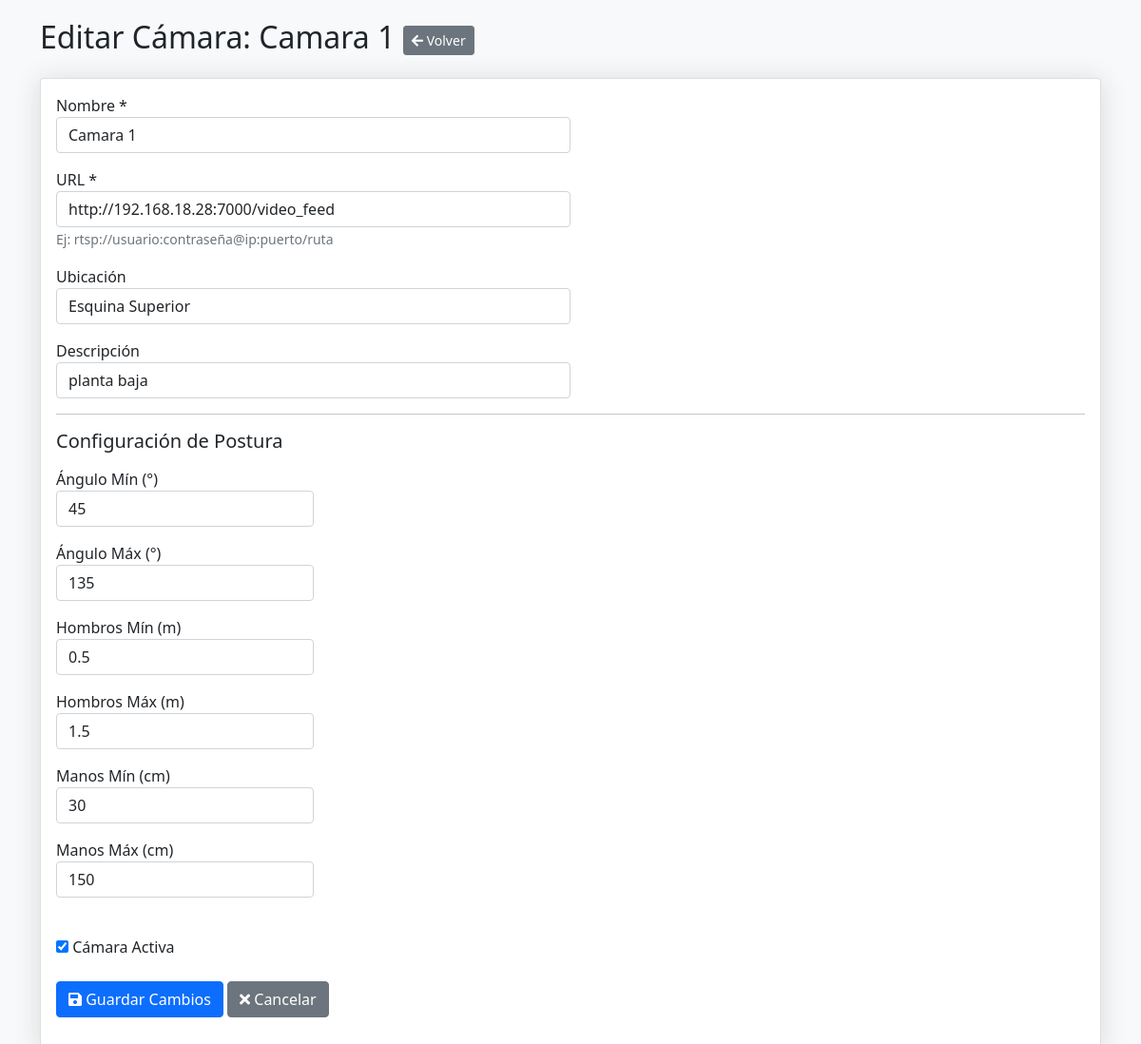
Page /camaras/edit/1 on the earlier database version.
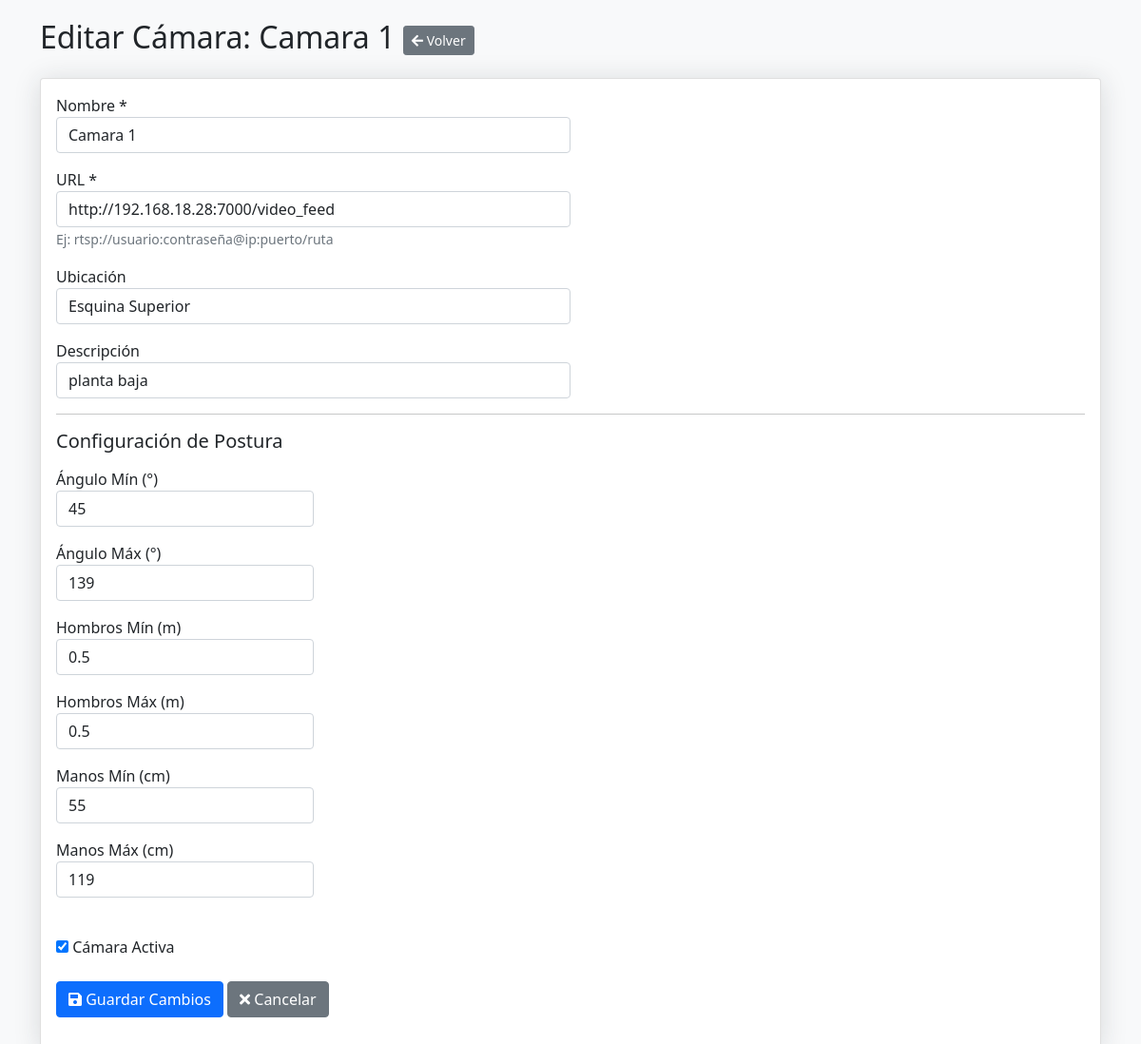
Same page on the later database version.
### tables this page shows
CREATE TABLE camaras (
                id INTEGER PRIMARY KEY AUTOINCREMENT,
                nombre TEXT NOT NULL,
                url TEXT UNIQUE NOT NULL,
                descripcion TEXT,
                angulo_min INTEGER NOT NULL DEFAULT 45,  -- Ángulo mínimo en grados
                angulo_max INTEGER NOT NULL DEFAULT 135, -- Ángulo máximo en grados
                hombros_min REAL NOT NULL DEFAULT 0.5,    -- Distancia mínima entre hombros
                hombros_max REAL NOT NULL DEFAULT 1.5,   -- Distancia máxima entre hombros
                manos_min INTEGER NOT NULL DEFAULT 30,   -- Distancia mínima de manos
                manos_max INTEGER NOT NULL DEFAULT 150,   -- Distancia máxima de manos
                ubicacion TEXT,
                activa BOOLEAN DEFAULT 1,
                fecha_instalacion TIMESTAMP DEFAULT CURRENT_TIMESTAMP,
                FOREIGN KEY (id) REFERENCES notificaciones(id_camara)
            );

### routes/camaras.py (the view, shortened to what this page needs)
    @app.route('/camaras/edit/<int:id>', methods=['GET', 'POST'])
    def camaras_edit(id):
        try:
            conn = get_db_connection()
            camara = conn.execute('SELECT * FROM camaras WHERE id = ?', (id,)).fetchone()
            if camara is None:
                conn.close()
                abort(404)
            conn.close()
            return render_template('camaras/edit.html', camara=camara)
        except Exception as e:
            app.logger.error(f"Error al editar cámara {id}: {str(e)}")
            flash('Error al editar la cámara', 'error')
            if 'conn' in locals():
                conn.rollback()
                conn.close()
            return redirect(url_for('camaras_index'))

### database.py (called while the page is built)
def get_db_connection():
    conn = sqlite3.connect('monitoring.db')
    conn.row_factory = sqlite3.Row
    return conn

### templates/camaras/edit.html (shortened to what this page needs)
<!DOCTYPE html>
<html lang="es">
<head>
    <link href="https://cdn.jsdelivr.net/npm/bootstrap@5.1.3/dist/css/bootstrap.min.css" rel="stylesheet">
    <link href="https://cdnjs.cloudflare.com/ajax/libs/font-awesome/5.15.4/css/all.min.css" rel="stylesheet">
</head>
<body>
    <div class="container">
        <h2 class="mb-4">Editar Cámara: {{ camara['nombre'] }} <a href="/camaras" class="btn btn-secondary btn-sm float-right"><i class="fas fa-arrow-left"></i> Volver</a></h2>
        <div class="card">
            <div class="card-body">
                <form method="POST" action="/camaras/edit/{{ camara['id'] }}">
                    <div class="form-row">
                        <div class="form-group col-md-6">
                            <label for="nombre">Nombre *</label>
                            <input type="text" class="form-control" id="nombre" name="nombre" value="{{ camara['nombre'] }}" required>
                        </div>
                        <div class="form-group col-md-6">
                            <label for="url">URL *</label>
                            <input type="url" class="form-control" id="url" name="url" value="{{ camara['url'] }}" required>
                            <small class="form-text text-muted">Ej: rtsp://usuario:contraseña@ip:puerto/ruta</small>
                        </div>
                    </div>
                    <div class="form-row">
                        <div class="form-group col-md-6">
                            <label for="ubicacion">Ubicación</label>
                            <input type="text" class="form-control" id="ubicacion" name="ubicacion" value="{{ camara['ubicacion'] }}">
                        </div>
                        <div class="form-group col-md-6">
                            <label for="descripcion">Descripción</label>
                            <input type="text" class="form-control" id="descripcion" name="descripcion" value="{{ camara['descripcion'] }}">
                        </div>
                    </div>
                    <hr>
                    <h5 class="mb-3">Configuración de Postura</h5>
                    <div class="form-row">
                        <div class="form-group col-md-3">
                            <label for="angulo_min">Ángulo Mín (°)</label>
                            <input type="number" class="form-control" id="angulo_min" name="angulo_min" value="{{ camara['angulo_min'] }}" min="0" max="180">
                        </div>
                        <div class="form-group col-md-3">
                            <label for="angulo_max">Ángulo Máx (°)</label>
                            <input type="number" class="form-control" id="angulo_max" name="angulo_max" value="{{ camara['angulo_max'] }}" min="0" max="180">
                        </div>
                        <div class="form-group col-md-3">
                            <label for="hombros_min">Hombros Mín (m)</label>
                            <input type="number" step="0.1" class="form-control" id="hombros_min" name="hombros_min" value="{{ camara['hombros_min'] }}" min="0.1" max="5">
                        </div>
                        <div class="form-group col-md-3">
                            <label for="hombros_max">Hombros Máx (m)</label>
                            <input type="number" step="0.1" class="form-control" id="hombros_max" name="hombros_max" value="{{ camara['hombros_max'] }}" min="0.1" max="5">
                        </div>
                    </div>
                    <div class="form-row">
                        <div class="form-group col-md-3">
                            <label for="manos_min">Manos Mín (cm)</label>
                            <input type="number" class="form-control" id="manos_min" name="manos_min" value="{{ camara['manos_min'] }}" min="10" max="300">
                        </div>
                        <div class="form-group col-md-3">
                            <label for="manos_max">Manos Máx (cm)</label>
                            <input type="number" class="form-control" id="manos_max" name="manos_max" value="{{ camara['manos_max'] }}" min="10" max="300">
                        </div>
                        <div class="form-group col-md-6">
                            <div class="custom-control custom-switch pt-4">
                                <input type="checkbox" class="custom-control-input" id="activa" name="activa" {{ 'checked' if camara['activa'] }}>
                                <label class="custom-control-label" for="activa">Cámara Activa</label>
                            </div>
                        </div>
                    </div>
                    <div class="form-group mt-4">
                        <button type="submit" class="btn btn-primary"><i class="fas fa-save"></i> Guardar Cambios</button>
                        <a href="/camaras" class="btn btn-secondary"><i class="fas fa-times"></i> Cancelar</a>
                    </div>
                </form>
            </div>
        </div>
    </div>
</body>
</html>

### templates/camaras/edit.html (style rules this page uses)
body { padding-top: 20px; background-color: #f8f9fa; }
.card { margin-top: 20px; box-shadow: 0 0.15rem 1.75rem 0 rgba(33, 40, 50, 0.15); }
.form-group { margin-bottom: 1rem; }

Differences in the rows shown:
changed camaras "Camara 1": angulo_max "135" → "139"; hombros_max "1.5" → "0.5"; manos_min "30" → "55"; manos_max "150" → "119"
